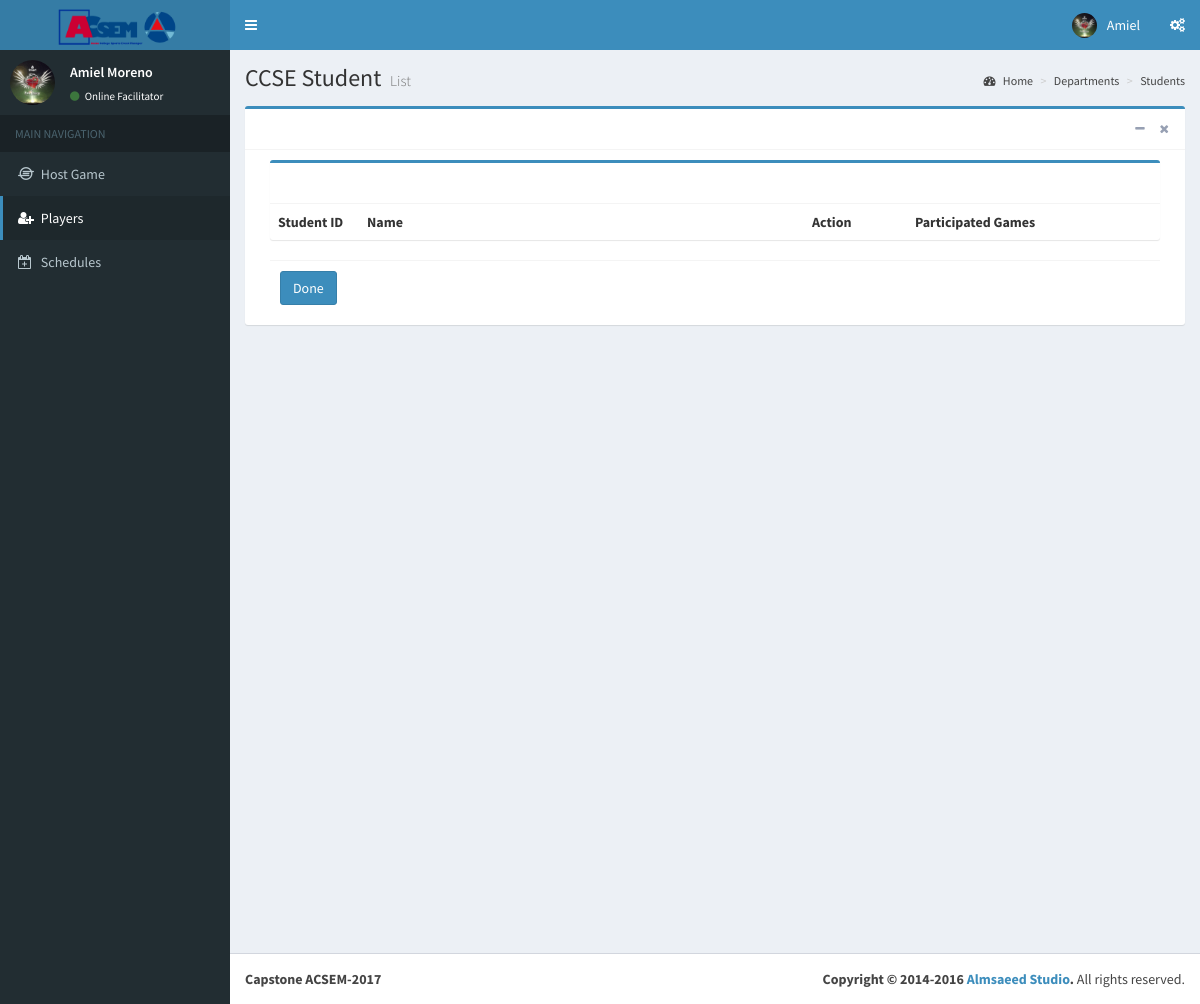
Screenshot of /ACSEM/pages/forms/addplayer.php (signed in) with the database file from the repository.
### tables this page shows
CREATE TABLE `tbl_facilitator` (
  `FacilitatorID` varchar(15) NOT NULL,
  `Ffname` text NOT NULL,
  `Fmname` text NOT NULL,
  `Flname` text NOT NULL,
  `Fbdate` text NOT NULL,
  `Fgender` text NOT NULL,
  `Fphoto` text NOT NULL,
  `Fusername` varchar(30) NOT NULL,
  `Fpassword` varchar(30) NOT NULL
);

### ACSEM/conn/checker2.php (called while the page is built, shortened)
<?php
  if(isset($_COOKIE['userid1']) && $_COOKIE['userid1'] != ''){
  $user1 = $_COOKIE['userid1'];
  $user1;
  }else if(isset($_SESSION['userid1']) && $_SESSION['userid1'] !=''){
  $user1 = $_SESSION['userid1'];
  }else if(!isset($_COOKIE['userid1']) && $_COOKIE['userid2'] != ''){
      header("Location: ../login.php");
  }else if(!isset($_SESSION['userid2']) && $_SESSION['userid2'] !=''){
      header("Location: ../login.php");
  }
?>

### ACSEM/pages/forms/addplayer.php (the view, shortened to what this page needs)
<?php
  include("../../conn/connection.php");
  include("../../conn/checker2.php");
  $id = $_POST['EID'];
  $id2 = $_POST['SID'];
  $query = "SELECT * FROM tbl_facilitator where FacilitatorID = '$user1'  " ;
  $result = mysqli_query($link, $query);
  while($row = mysqli_fetch_assoc($result))
       {
        $fname = $row['Ffname'];
        $lname = $row ['Flname'];
        $Fphoto = $row['Fphoto'];
       }
?>
<!DOCTYPE html>
<html>
<head>
  <link rel="stylesheet" href="../../bootstrap/css/bootstrap.min.css">
  <link rel="stylesheet" href="https://cdnjs.cloudflare.com/ajax/libs/font-awesome/4.5.0/css/font-awesome.min.css">
  <link rel="stylesheet" href="https://cdnjs.cloudflare.com/ajax/libs/ionicons/2.0.1/css/ionicons.min.css">
  <link rel="stylesheet" href="../../plugins/daterangepicker/daterangepicker.css">
  <link rel="stylesheet" href="../../plugins/datepicker/datepicker3.css">
  <link rel="stylesheet" href="../../plugins/iCheck/all.css">
  <link rel="stylesheet" href="../../plugins/colorpicker/bootstrap-colorpicker.min.css">
  <link rel="stylesheet" href="../../plugins/timepicker/bootstrap-timepicker.min.css">
  <link rel="stylesheet" href="../../plugins/select2/select2.min.css">
  <link rel="stylesheet" href="../../dist/css/AdminLTE.min.css">
  <link rel="stylesheet" href="../../dist/css/skins/_all-skins.min.css">
</head>
<body class="hold-transition skin-blue sidebar-mini">
<div class="wrapper">
  <header class="main-header">
    <a href="../../facilitator.php" class="logo">
      <span class="logo-lg"><b><img src="../../images/Fiacsem.png" style="width:65%; height:5%;"></b></span>
    </a>
    <nav class="navbar navbar-static-top">
      <a href="#" class="sidebar-toggle" data-toggle="offcanvas" role="button">
      </a>
      <div class="navbar-custom-menu">
        <ul class="nav navbar-nav">
          <li class="dropdown user user-menu">
            <a href="#" class="dropdown-toggle" data-toggle="dropdown">
              <img src="upload/<?php echo $Fphoto; ?>" class="user-image" alt="User Image">
              <span class="hidden-xs"><?php echo $fname; ?></span>
            </a>
          </li>
          <li>
            <a href="#" data-toggle="control-sidebar"><i class="fa fa-gears"></i></a>
          </li>
        </ul>
      </div>
    </nav>
  </header>
  <aside class="main-sidebar">
    <section class="sidebar">
      <div class="user-panel">
        <div class="pull-left image">
          <img src="upload/<?php echo $Fphoto; ?>" class="img-circle" alt="User Image">
        </div>
        <div class="pull-left info">
          <p><?php echo $fname . " " . $lname ; ?></p>
          <a href="#"><i class="fa fa-circle text-success"></i> Online Facilitator</a>
        </div>
      </div>
      <ul class="sidebar-menu">
        <li class="header">MAIN NAVIGATION</li>
         <li><a href="../../facilitator.php"><i class="fa fa-ioxhost"></i> <span>Host Game</span></a></li>
         <li class="active"><a href="apindex.php"><i class="fa fa-user-plus"></i> <span>Players</span></a></li>
         <li><a href="scheduling.php"><i class="fa fa-calendar-plus-o"></i> <span>Schedules</span></a></li>
      </ul>
    </section>
  </aside>
  <div class="content-wrapper">
    <section class="content-header">
      <h1>
        CCSE Student <small>List</small>
      </h1>
      <ol class="breadcrumb">
        <li class="active"><a href="#"><i class="fa fa-dashboard"></i> Home</a></li>
        <li><a>Departments</a></li>
        <li><a>Students</a></li>
      </ol>
    </section>
    <section class="content">
	<div class="row">
	<div class="col-md-12">
      <div class="box box-primary">
        <div class="box-header with-border">
          <div class="box-tools pull-right">
            <button type="button" class="btn btn-box-tool" data-widget="collapse"><i class="fa fa-minus"></i></button>
            <button type="button" class="btn btn-box-tool" data-widget="remove"><i class="fa fa-remove"></i></button>
            </div>
        </div>
        <div class="box-body">
        <div class="col-md-12">
            <div class="box box-primary" >
            		<div class="box-header">
		            </div>
		            <div class="box-body table-responsive no-padding" style="max-height: 250px; overflow-y: scroll;" >
		              <table id="mytable" class="table table-fixed">
		                <tr>
		                  <th width="10%">Student ID</th>
		                  <th width="50%">Name</th>
		                  <th >Action</th>
                      <th >Participated Games</th>
		                </tr>
		              </table>
		            </div>
        </div>
        <div class="box-footer">
        	<a href="aplist.php?id=<?php echo $id;?>&id2=<?php echo $id2;?>"><button type="submit" class="btn btn-primary" >Done</button></a>
        </div>
      </div>
	</div>
	<div class="col-md-6"></div>
	<div class="col-md-6"></div>
	<div class="col-md-6"></div>
	</div>
    </section>
  </div>
  <footer class="main-footer">
    <div class="pull-right hidden-xs">
      <strong>Copyright &copy; 2014-2016 <a href="http://almsaeedstudio.com">Almsaeed Studio</a>.</strong> All rights
    reserved.
    </div>
      <strong>Capstone ACSEM-2017</strong>
  </footer>
</div>
</body>
</html>

### rows the page displays
tbl_facilitator: Fphoto (picture), Ffname "Amiel", Flname "Moreno"
